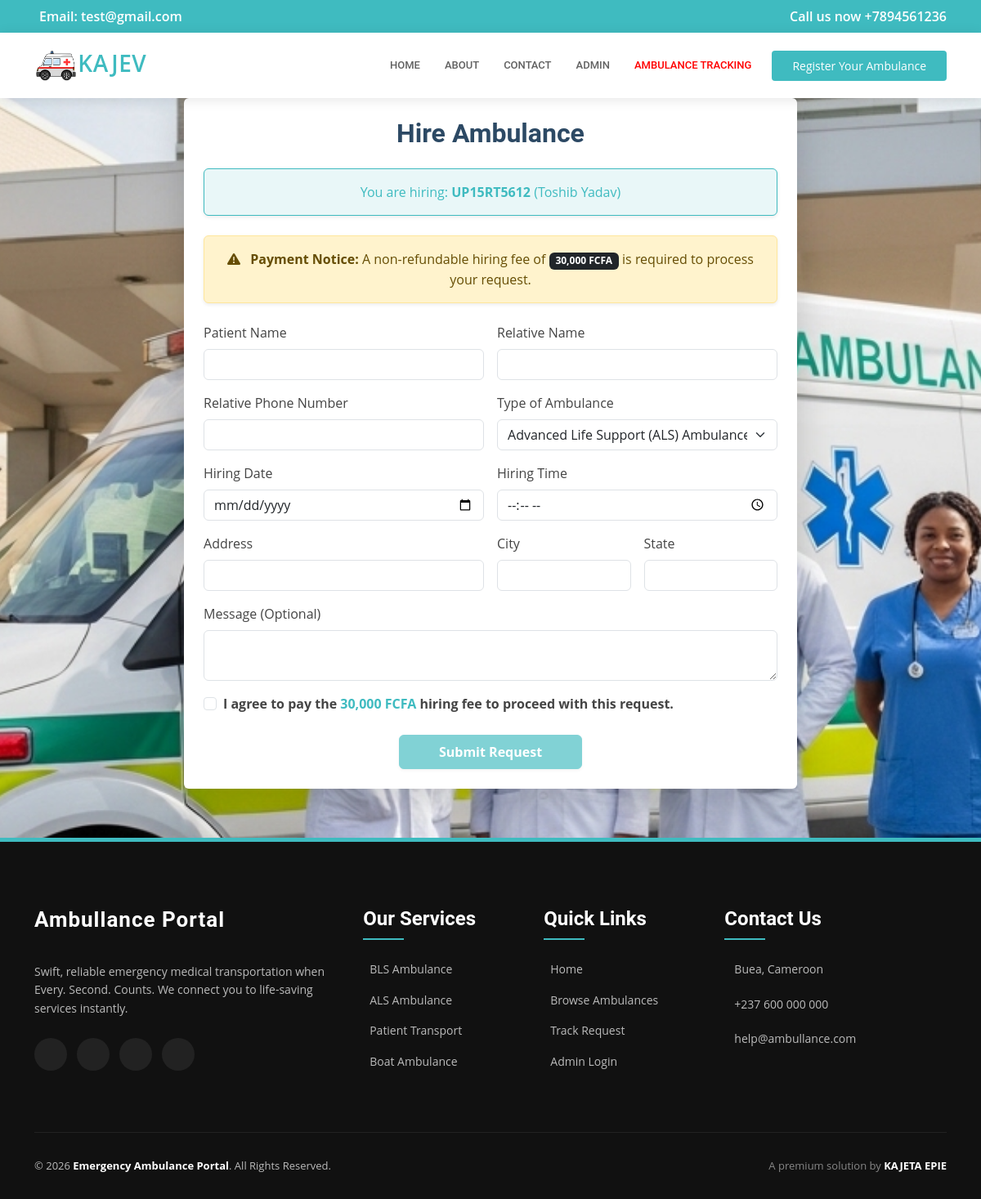
The app's page /hire-ambulance.php?id=4 with its own data.
### tables this page shows
CREATE TABLE `tblpage` (
  `ID` int(10) NOT NULL,
  `PageType` varchar(200) DEFAULT NULL,
  `PageTitle` varchar(200) DEFAULT NULL,
  `PageDescription` mediumtext DEFAULT NULL,
  `Email` varchar(200) DEFAULT NULL,
  `MobileNumber` bigint(10) DEFAULT NULL,
  `UpdationDate` timestamp NULL DEFAULT NULL ON UPDATE current_timestamp()
);

CREATE TABLE `tblambulance` (
  `ID` int(11) NOT NULL,
  `AmbulanceType` varchar(250) DEFAULT NULL,
  `AmbRegNum` varchar(250) DEFAULT NULL,
  `DriverName` varchar(250) DEFAULT NULL,
  `DriverContactNumber` bigint(20) DEFAULT NULL,
  `CreationDate` timestamp NULL DEFAULT current_timestamp(),
  `Status` varchar(250) DEFAULT NULL,
  `UpdationDate` timestamp NULL DEFAULT NULL ON UPDATE current_timestamp()
);

### hire-ambulance.php (the view, shortened to what this page needs)
<?php
include('includes/dbconnection.php');
$ambulance_id = isset($_GET['id']) ? intval($_GET['id']) : 0;
$ambulance = null;
if ($ambulance_id > 0) {
    $result = mysqli_query($con, "SELECT * FROM tblambulance WHERE ID = $ambulance_id");
    $ambulance = mysqli_fetch_assoc($result);
}
?>
<!DOCTYPE html>
<html lang="en">
<head>
    <link href="assets/vendor/fontawesome-free/css/all.min.css" rel="stylesheet">
    <link href="assets/vendor/bootstrap/css/bootstrap.min.css" rel="stylesheet">
    <link href="assets/css/style.css" rel="stylesheet">
</head>
<body>
<?php include_once('includes/header.php'); ?>
<div class="container" style="margin-top: 120px; margin-bottom: 60px;">
    <div class="p-4 rounded shadow-lg bg-white mx-auto" style="max-width: 100%; width: 750px;">
        <h2 class="mb-4 text-center fw-bold" style="color: #2c4964;">Hire Ambulance</h2>
        <?php if($ambulance): ?>
            <div class="alert alert-info text-center mb-4 shadow-sm" style="background-color: #e9f7f8; border-color: #3fbbc0; color: #3fbbc0;">You are hiring: <strong><?php echo $ambulance['AmbRegNum']; ?></strong> (<?php echo $ambulance['DriverName']; ?>)</div>
        <?php endif; ?>
        <div class="alert alert-warning text-center mb-4 shadow-sm">
            <i class="fas fa-exclamation-triangle me-2"></i>
            <strong>Payment Notice:</strong> A non-refundable hiring fee of <span class="badge bg-dark">30,000 FCFA</span> is required to process your request.
        </div>
        <form method="post" action="" id="ambulanceForm">
        <div class="row g-3">
            <div class="col-md-6">
                <label for="pname" class="form-label">Patient Name</label>
                <input type="text" class="form-control" id="pname" name="pname" required>
            </div>
            <div class="col-md-6">
                <label for="rname" class="form-label">Relative Name</label>
                <input type="text" class="form-control" id="rname" name="rname" required>
            </div>
            <div class="col-md-6">
                <label for="phone" class="form-label">Relative Phone Number</label>
                <input type="tel" class="form-control" id="phone" name="phone" pattern="[0-9]{9}" maxlength="9" required title="Enter exactly 9 digits">
            </div>
            <div class="col-md-6">
                <label for="ambulancetype" class="form-label">Type of Ambulance</label>
                <select name="ambulancetype" id="ambulancetype" class="form-select" required>
                    <option value="2" <?php if($ambulance && $ambulance['AmbulanceType']=='2') echo 'selected'; ?>>Advanced Life Support (ALS) Ambulances</option>
                </select>
            </div>
            <div class="col-md-6">
                <label for="hdate" class="form-label">Hiring Date</label>
                <input type="date" class="form-control" id="hdate" name="hdate" required>
            </div>
            <div class="col-md-6">
                <label for="htime" class="form-label">Hiring Time</label>
                <input type="time" class="form-control" id="htime" name="htime" required>
            </div>
            <div class="col-md-6">
                <label for="address" class="form-label">Address</label>
                <input type="text" class="form-control" id="address" name="address" required>
            </div>
            <div class="col-md-3">
                <label for="city" class="form-label">City</label>
                <input type="text" class="form-control" id="city" name="city" required>
            </div>
            <div class="col-md-3">
                <label for="state" class="form-label">State</label>
                <input type="text" class="form-control" id="state" name="state" required>
            </div>
            <div class="col-12">
                <label for="message" class="form-label">Message (Optional)</label>
                <textarea class="form-control" id="message" name="message" rows="2"></textarea>
            </div>
            <div class="col-12 mt-3">
                <div class="form-check">
                    <input class="form-check-input" type="checkbox" value="" id="paymentAgreement" required>
                    <label class="form-check-label fw-bold" for="paymentAgreement">
                        I agree to pay the <span class="text-primary" style="color: #3fbbc0 !important;">30,000 FCFA</span> hiring fee to proceed with this request.
                    </label>
                </div>
            </div>
        </div>
        <div class="text-center mt-4">
            <button type="submit" name="submit" id="submitBtn" class="btn btn-primary px-5 py-2 shadow-sm" style="background-color: #3fbbc0; border-color: #3fbbc0; font-weight: bold;" disabled>Submit Request</button>
        </div>
    </form>
  </div>
</div>
<?php include_once('includes/footer.php'); ?>
</body>
</html>

### includes/header.php (shortened to what this page needs)
 <div id="topbar" class="d-flex align-items-center fixed-top">
   <div class="container d-flex align-items-center justify-content-center justify-content-md-between">
      <?php
$query=mysqli_query($con,"select * from  tblpage where PageType='contactus'");
while ($row=mysqli_fetch_array($query)) {
?>
     <div class="align-items-center d-none d-md-flex">
       <i class="bx bx-envelope"></i> Email:  <?php  echo $row['Email'];?>
     </div>
     <div class="d-flex align-items-center">
       <i class="bi bi-phone"></i> Call us now +<?php  echo $row['MobileNumber'];?>
     </div><?php } ?>
   </div>
 </div>
 <header id="header" class="fixed-top">
   <div class="container d-flex align-items-center">
     <a href="index.php" class="logo me-auto"><img src="assets/img/logo.png" alt="">KAJEV</a>
     <nav id="navbar" class="navbar order-last order-lg-0">
       <ul>
         <li><a class="nav-link scrollto " href="index.php#hero">Home</a></li>
         <li><a class="nav-link scrollto" href="index.php#about">About</a></li>
          <li><a class="nav-link scrollto" href="index.php#contact">Contact</a></li>
         <li><a class="nav-link scrollto" href="admin/login.php">Admin</a></li>
         <li><a class="nav-link scrollto" style="color: red;" href="ambulance-tracking.php">Ambulance Tracking</a></li>
       </ul>
     </nav>
     <a href="register-ambulance.php" class="appointment-btn"><span class="d-none d-md-inline">Register Your</span> Ambulance</a>
   </div>
 </header>

### assets/css/style.css (style rules this page uses)
body { font-family: "Open Sans", sans-serif; color: #444444; }
.btn-primary { background-color: #3fbbc0 !important; border-color: #3fbbc0 !important; transition: all 0.3s ease-in-out !important; }
a { color: #3fbbc0; text-decoration: none; }
h1, h2, h3, h4, h5, h6 { font-family: "Roboto", sans-serif; }
#topbar { background: #3fbbc0; color: #fff; height: 40px; font-size: 16px; font-weight: 600; z-index: 996; transition: all 0.5s; }
#header { background: #fff; transition: all 0.5s; z-index: 997; padding: 20px 0; top: 40px; box-shadow: 0px 2px 15px rgba(0, 0, 0, 0.1); }
#header .logo { font-size: 28px; margin: 0; padding: 0; line-height: 1; font-weight: 600; letter-spacing: 0.5px; text-transform: uppercase; }
#header .logo img { max-height: 40px; }
.appointment-btn { margin-left: 25px; background: #3fbbc0; color: #fff; border-radius: 4px; padding: 8px 25px; white-space: nowrap; transition: 0.3s; font-size: 14px; display: inline-block; }
.navbar { padding: 0; }
.navbar ul { margin: 0; padding: 0; display: flex; list-style: none; align-items: center; }
.navbar li { position: relative; }
.navbar a, .navbar a:focus { display: flex; align-items: center; justify-content: space-between; padding: 10px 0 10px 30px; font-family: "Roboto", sans-serif; font-size: 13px; color: #626262; white-space: nowrap; transition: 0.3s; text-transform: uppercase; font-weight: 500; }

### hire-ambulance.php (style rules this page uses)
body { background: url('assets/img/gallery/Ambulance2.jpg') center center fixed; background-size: cover; }

### records on screen
tblpage: Email "test@gmail.com", MobileNumber "7894561236"
tblambulance: AmbRegNum "UP15RT5612", DriverName "Toshib Yadav", ambulancetype "Advanced Life Support (ALS) Ambulances"
